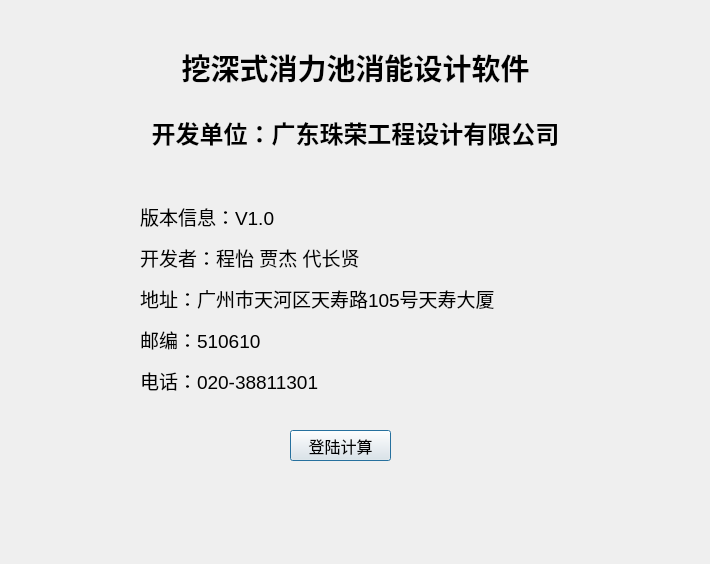
<?xml version="1.0" encoding="UTF-8"?>
<ui version="4.0">
 <class>LoginDialog</class>
 <widget class="QDialog" name="LoginDialog">
  <property name="geometry">
   <rect>
    <x>0</x>
    <y>0</y>
    <width>710</width>
    <height>564</height>
   </rect>
  </property>
  <property name="windowTitle">
   <string>挖深式消力池消能设计</string>
  </property>
  <widget class="QLabel" name="label">
   <property name="geometry">
    <rect>
     <x>140</x>
     <y>40</y>
     <width>431</width>
     <height>361</height>
    </rect>
   </property>
   <property name="text">
    <string>&lt;html&gt;&lt;head/&gt;&lt;body&gt;&lt;p align=&quot;center&quot;&gt;&lt;span style=&quot; font-size:22pt; font-weight:600;&quot;&gt;挖深式消力池消能设计软件&lt;/span&gt;&lt;/p&gt;&lt;p align=&quot;center&quot;&gt;&lt;br/&gt;&lt;span style=&quot; font-size:18pt; font-weight:600;&quot;&gt;开发单位：广东珠荣工程设计有限公司&lt;/span&gt;&lt;/p&gt;&lt;p align=&quot;center&quot;&gt;&lt;br/&gt;&lt;/p&gt;&lt;p&gt;&lt;span style=&quot; font-size:14pt;&quot;&gt;版本信息：V1.0&lt;/span&gt;&lt;/p&gt;&lt;p&gt;&lt;span style=&quot; font-size:14pt;&quot;&gt;开发者：程怡 贾杰 代长贤&lt;/span&gt;&lt;/p&gt;&lt;p&gt;&lt;span style=&quot; font-size:14pt;&quot;&gt;地址：广州市天河区天寿路105号天寿大厦&lt;/span&gt;&lt;/p&gt;&lt;p&gt;&lt;span style=&quot; font-size:14pt;&quot;&gt;邮编：510610&lt;/span&gt;&lt;/p&gt;&lt;p&gt;&lt;span style=&quot; font-size:14pt;&quot;&gt;电话：020-38811301&lt;/span&gt;&lt;/p&gt;&lt;/body&gt;&lt;/html&gt;</string>
   </property>
  </widget>
  <widget class="QPushButton" name="pushButton">
   <property name="geometry">
    <rect>
     <x>290</x>
     <y>430</y>
     <width>101</width>
     <height>31</height>
    </rect>
   </property>
   <property name="font">
    <font>
     <family>Agency FB</family>
     <pointsize>12</pointsize>
    </font>
   </property>
   <property name="text">
    <string>登陆计算</string>
   </property>
  </widget>
 </widget>
 <resources/>
 <connections/>
</ui>
